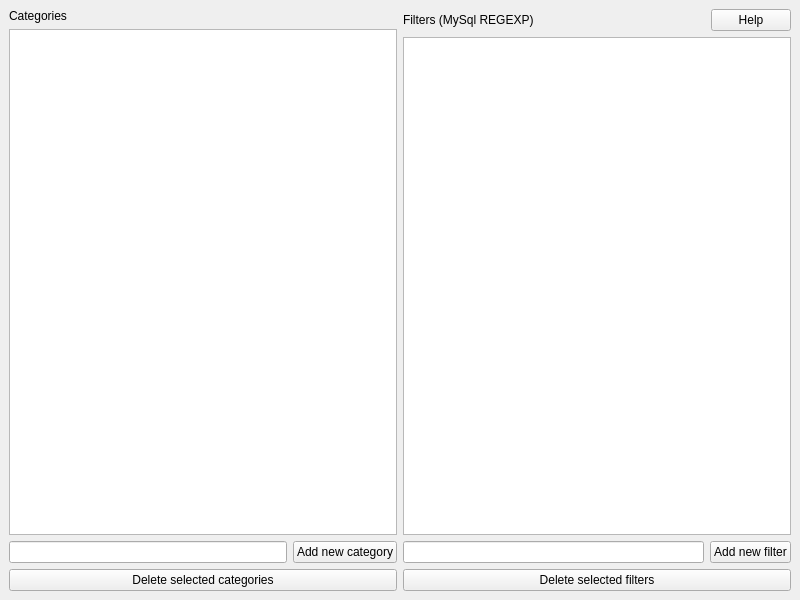
<?xml version="1.0" encoding="UTF-8"?>
<ui version="4.0">
 <class>CategoriesView</class>
 <widget class="QMainWindow" name="CategoriesView">
  <property name="geometry">
   <rect>
    <x>0</x>
    <y>0</y>
    <width>800</width>
    <height>600</height>
   </rect>
  </property>
  <property name="windowTitle">
   <string>CategoriesView</string>
  </property>
  <widget class="QWidget" name="centralwidget">
   <layout class="QGridLayout" name="gridLayout">
    <item row="0" column="0">
     <layout class="QHBoxLayout" name="horizontalLayout">
      <item>
       <layout class="QVBoxLayout" name="verticalLayout">
        <item>
         <widget class="QLabel" name="label">
          <property name="text">
           <string>Categories</string>
          </property>
         </widget>
        </item>
        <item>
         <widget class="QListWidget" name="categorysList">
          <property name="selectionMode">
           <enum>QAbstractItemView::MultiSelection</enum>
          </property>
          <property name="sortingEnabled">
           <bool>true</bool>
          </property>
         </widget>
        </item>
        <item>
         <layout class="QHBoxLayout" name="horizontalLayout_2">
          <item>
           <widget class="QLineEdit" name="newCategoryEdit"/>
          </item>
          <item>
           <widget class="QPushButton" name="newCategoryButton">
            <property name="text">
             <string>Add new category</string>
            </property>
           </widget>
          </item>
         </layout>
        </item>
        <item>
         <widget class="QPushButton" name="deleteCategoriesButton">
          <property name="text">
           <string>Delete selected categories</string>
          </property>
         </widget>
        </item>
       </layout>
      </item>
     </layout>
    </item>
    <item row="0" column="1">
     <layout class="QVBoxLayout" name="verticalLayout_2">
      <item>
       <layout class="QHBoxLayout" name="horizontalLayout_4">
        <item>
         <widget class="QLabel" name="label_2">
          <property name="text">
           <string>Filters (MySql REGEXP)</string>
          </property>
         </widget>
        </item>
        <item>
         <spacer name="horizontalSpacer">
          <property name="orientation">
           <enum>Qt::Horizontal</enum>
          </property>
          <property name="sizeHint" stdset="0">
           <size>
            <width>40</width>
            <height>20</height>
           </size>
          </property>
         </spacer>
        </item>
        <item>
         <widget class="QPushButton" name="helpButton">
          <property name="text">
           <string>Help</string>
          </property>
         </widget>
        </item>
       </layout>
      </item>
      <item>
       <widget class="QListWidget" name="filterList">
        <property name="selectionMode">
         <enum>QAbstractItemView::MultiSelection</enum>
        </property>
       </widget>
      </item>
      <item>
       <layout class="QHBoxLayout" name="horizontalLayout_3">
        <item>
         <widget class="QLineEdit" name="newFilterEdit"/>
        </item>
        <item>
         <widget class="QPushButton" name="newFilterButton">
          <property name="text">
           <string>Add new filter</string>
          </property>
         </widget>
        </item>
       </layout>
      </item>
      <item>
       <widget class="QPushButton" name="deleteFiltersButton">
        <property name="text">
         <string>Delete selected filters</string>
        </property>
       </widget>
      </item>
     </layout>
    </item>
   </layout>
  </widget>
 </widget>
 <resources/>
 <connections/>
</ui>
